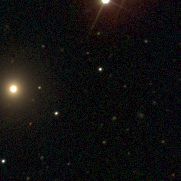
#> input picture stiff_test/193_26/193_26_COLORSAT_1_MAX_MAN_3.jpeg, 181 x 181 px
$ jupyter execute '2014-06-01 Using STIFF for generating color images.ipynb'   (shell and % lines are left out)
#> lines starting #> are read from the running program, lines starting #| are printed output that depends on the picture
I found out that the actual galaxy is supposed to be yellow not blue as STIFF's output

- ra=169.458333333
- dec= 26.6247222222
- radius= 1.20226443462

[cell 1]
cd Improving_cam_col_test4/

run=5360
camcol=4
field=216

ra=178.8225
dec= 17.4886111111
radius= 1.62181009736

[cell 2]
from IPython.core.display import Image
Image(filename="169_26_COLOR_SAT_2.jpg")

[cell 3]
Image(filename="169_26_COLOR_SAT_5.jpg" )

Incorporated STIFF commands into the python script. (#remember that command line param overrides the param values in .conf)

- eliminate the false blue color by MANUAL-ly adjusting the MAX_LEVEL

Trying this on other galaxies

[cell 4]
cd stiff_test/

[cell 5]
Image(filename="178_17_COLORSAT_1_MAX_MAN_2.jpg")

[cell 6]
Image(filename="178_17_COLORSAT_2_MAX_MAN_3.jpg")

run=5636
camcol=4
field=121

ra=0.1
dec= 7.84166666667
radius= 0.851138038202

http://nbviewer.ipython.org/gist/minrk/7076095

[cell 7]
import matplotlib.pyplot as plt
import numpy as np
import PIL
from IPython.display import display, Image
from glob import glob

[cell 8]
import PIL
images = [ PIL.Image.open(f) for f in glob('0_7/*.jpeg') ]

def img2array(im):
    if im.mode != 'RGB':
        im = im.convert(mode='RGB')
    return np.fromstring(im.tostring(), dtype='uint8').reshape((im.size[1], im.size[0], 3))

np_images = [ img2array(im) for im in images ]

[cell 9]
np_images

[cell 10]
# for ima in np_images:
#     plt.figure()
#     plt.imshow(ima)

[cell 11]
for im in images:
    display(Image(filename=im.filename, retina=True))

run=8116
camcol=1
field=232

ra=0.262083333333
dec= 28.9116666667
radius= 1.58489319246

Not sure why this object keeps throwing

- rapper/status.py", line 70, in __init__
    raise MontageError("%s: %s" % (command, self.msg))
montage_wrapper.status.MontageError: mSubimage: Region outside image.

Another Error

SDSS_frame-i-000756-6-0517.fits: "no ident"  181x77   64 bits (floats)
Background level: 0.021038    Min level: 0.0180561   Max level: 3
SDSS_frame-r-000756-6-0517.fits: "no ident"  181x77   64 bits (floats)
Background level: 0.0140587   Min level: 0.0110698   Max level: 3
SDSS_frame-g-000756-6-0517.fits: "no ident"  181x76   64 bits (floats)
Background level: 0.00853089  Min level: 0.00553643  Max level: 3

----- Output:
193_1_COLORSAT_1_MAX_MAN_3:    181x77      24 bits (integers) gamma: x1.00  compression: LZW

> *Error*: Image height doesn't match in SDSS_frame-g-000756-6-0517.fits

Note that the green file is 76 not 77. But how can I change that?

Another set of images that has the same error (why is the g band always the odd one?)

Inputs:

SDSS_frame-i-001449-2-0052.fits: "no ident"  181x88   64 bits (floats)
Background level: -0.0139472  Min level: -0.0169642  Max level: 3
SDSS_frame-r-001449-2-0052.fits: "no ident"  181x88   64 bits (floats)
Background level: -0.0075156  Min level: -0.0105261  Max level: 3
SDSS_frame-g-001449-2-0052.fits: "no ident"  181x89   64 bits (floats)
Background level: -0.00486926  Min level: -0.00787714  Max level: 3

Here is the solution to this issue , but it requires me to use SWARP.

Just checked the individual .hdr file for each g,r,i band, they have identical information and do not have a size field I can adjust.

So sometimes it runs sucessfully (all g,r,i are same height), but sometimes it doesn't.

run=5087
camcol=2
field=266

ra= 193.472083333
dec=26.4438888889
radius=  2.45470891569

[cell 12]
import PIL
images = [ PIL.Image.open(f) for f in glob('193_26/*.jpeg') ]
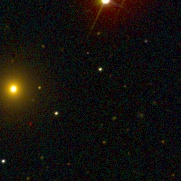
#> input picture stiff_test/193_26/193_26_COLORSAT_2_MAX_MAN_3.jpeg, 181 x 181 px
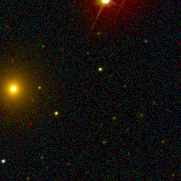
#> input picture stiff_test/193_26/193_26_COLORSAT_3_MAX_MAN_3.jpeg, 181 x 181 px
#> images = 3 items

def img2array(im):
    if im.mode != 'RGB':
        im = im.convert(mode='RGB')
    return np.fromstring(im.tostring(), dtype='uint8').reshape((im.size[1], im.size[0], 3))
#> returned value is the input picture: shape (181, 181, 3); mean R, G, B 17.7, 16.2, 15.3

np_images = [ img2array(im) for im in images ]
#> in img2array, returned value is the input picture: shape (181, 181, 3); mean R, G, B 20.3, 16.6, 12.5
#> in img2array, returned value is the input picture: shape (181, 181, 3); mean R, G, B 22.5, 17.5, 12.5
#> np_images = 3 items

[cell 13]
images

MAX_MANUAL=3

COLOR_SAT=1 to 5 (increasing order)

[cell 14]
for im in images:
    display(Image(filename=im.filename, retina=True))
#> this loop made 3 passes
